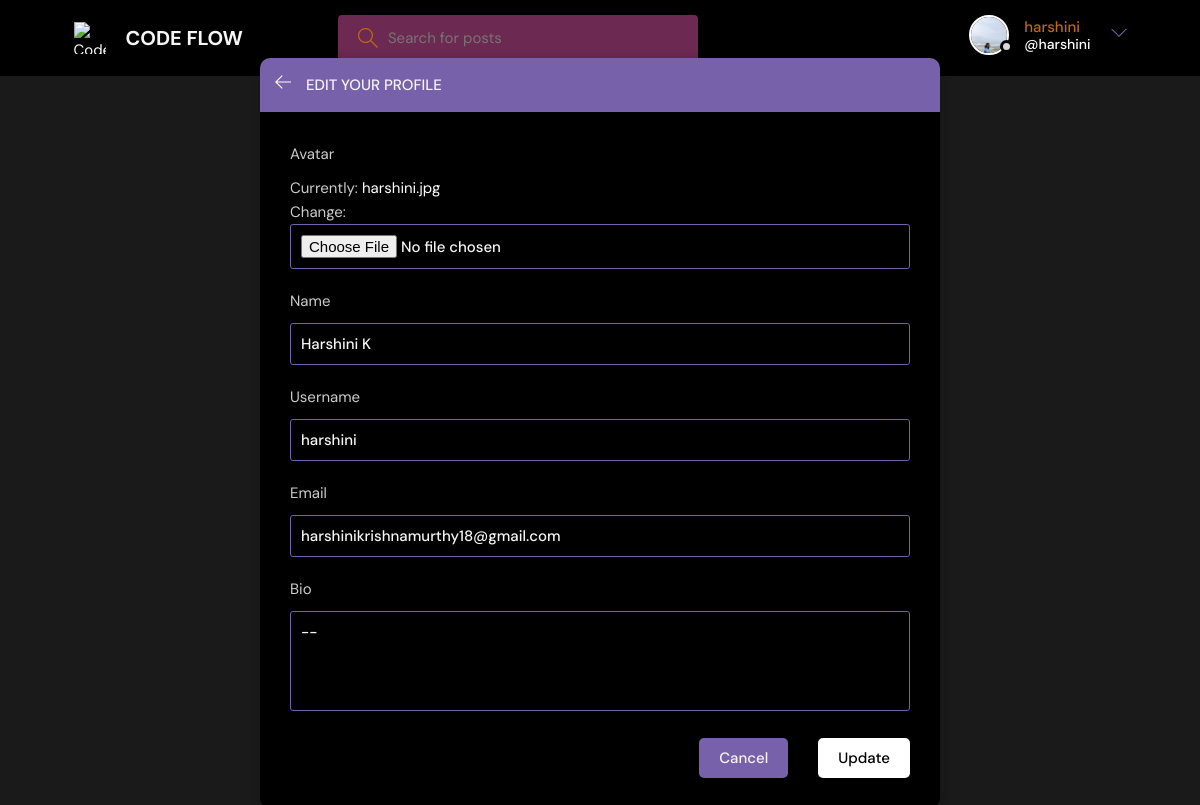
Screenshot of /update-user/ (signed in) with the database file from the repository.
### base/models.py (models this page shows)
class User(AbstractUser):
    name = models.CharField(max_length=200, null=True)
    email = models.EmailField(unique=True, null=True)
    bio = models.TextField(null=True)
    avatar = models.ImageField(null=True, default="avatar.svg")
    USERNAME_FIELD = 'email'
    REQUIRED_FIELDS = ['username', 'password']

### base/views.py (the view, shortened to what this page needs)
# urls.py: path('update-user/', views.updateUser, name="update-user"),
@login_required(login_url='login')
def updateUser(request):
    user = request.user
    form = UserForm(instance=user)
    return render(request, 'base/update-user.html', {'form': form})

### base/forms.py
class UserForm(forms.ModelForm):
    class Meta:
        model = User
        fields = ['avatar', 'name', 'username', 'email', 'bio']

### base/templates/base/update-user.html (shortened to what this page needs)
{% extends 'main.html' %}
{% block content %}
<main class="update-account layout">
  <div class="container">
    <div class="layout__box">
      <div class="layout__boxHeader">
        <div class="layout__boxTitle">
          <a href="{% url 'home' %}">
            <svg version="1.1" xmlns="http://www.w3.org/2000/svg" width="32" height="32" viewBox="0 0 32 32">
              <title>arrow-left</title>
              <path
                d="M13.723 2.286l-13.723 13.714 13.719 13.714 1.616-1.611-10.96-10.96h27.625v-2.286h-27.625l10.965-10.965-1.616-1.607z">
              </path>
            </svg>
          </a>
          <h3>Edit your profile</h3>
        </div>
      </div>
      <div class="layout__body">
        <form class="form" action="" method="POST" enctype="multipart/form-data">
          {% for field in form %}
          <div class="form__group">
            <label for="profile_pic">{{field.label}}</label>
            {{field}}
          </div>
          {% endfor %}
          <div class="form__action">
            <button class="btn btn--dark" type="submit">Cancel</button>
            <button class="btn btn--main" type="submit">Update</button>
          </div>
        </form>
      </div>
    </div>
  </div>
</main>
{% endblock content %}

### templates/navbar.html (shortened to what this page needs)
{% load static %}
<header class="header header--loggedIn">
    <div class="container">
        <a href="{% url 'home' %}" class="header__logo">
            <img src="{% static 'images/logo.jpeg' %}" alt="Code Flow Logo" />
            <h1>CODE FLOW</h1>
        </a>
        <form class="header__search" method="GET" action="{% url 'home' %}">
            <label>
                <input name="q" placeholder="Search for posts" />
            </label>
        </form>
        <nav class="header__menu">
            {% if request.user.is_authenticated %}
            <div class="header__user">
                <a href="{% url 'update-user' %}">
                    <div class="avatar avatar--medium active">
                        <img src="{{request.user.avatar.url}}" />
                    </div>
                    <p>{{request.user.username}} <span>@{{request.user.username}}</span></p>
                </a>
                <button class="dropdown-button">
                    <svg version="1.1" xmlns="http://www.w3.org/2000/svg" width="32" height="32" viewBox="0 0 32 32">
                        <title>chevron-down</title>
                        <path d="M16 21l-13-13h-3l16 16 16-16h-3l-13 13z"></path>
                    </svg>
                </button>
            </div>
            {% else %}
            <a href="{% url 'login' %}">
                <img src="{% static 'images/avatar.svg' %}" />
                <p>Login</p>
            </a>
            {% endif %}
        </nav>
    </div>
</header>

### rows the page displays
User: user.avatar (picture), user.username "harshini", form "Harshini K" "harshini" "harshinikrishnamurthy18@gmail.com" "--"

### other values shown
{{ field.label }} "Avatar" "Name" "Username" "Email" "Bio"
